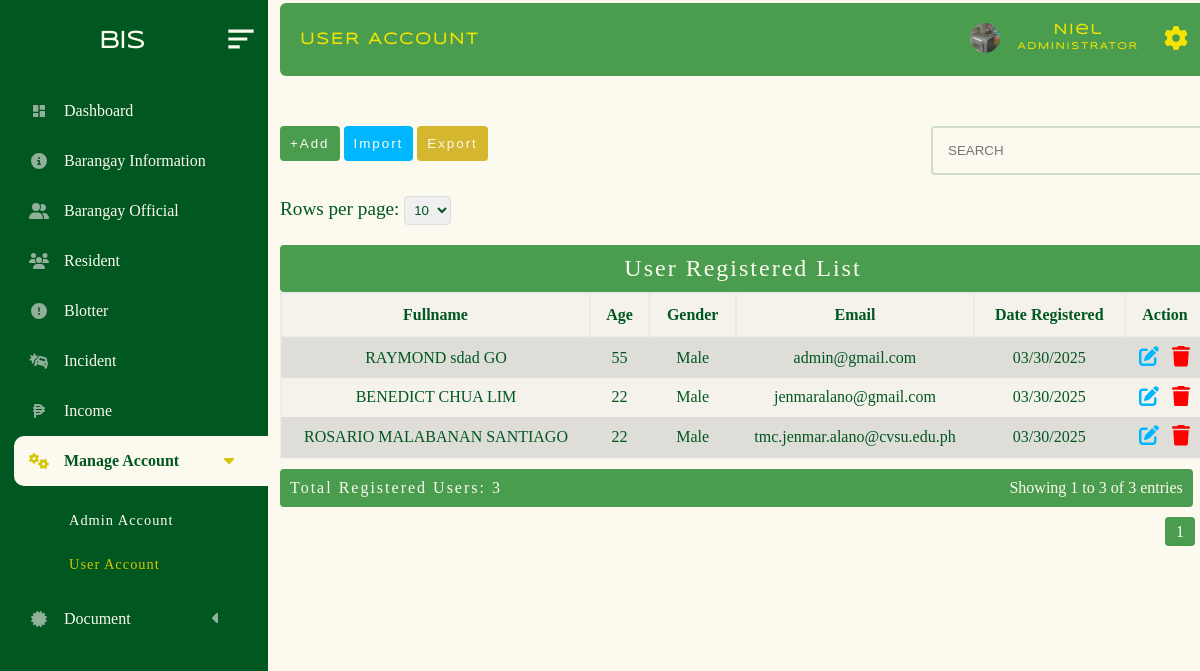
Page /administrator/admin_panel/user_registered.php (signed in) on the earlier database version.
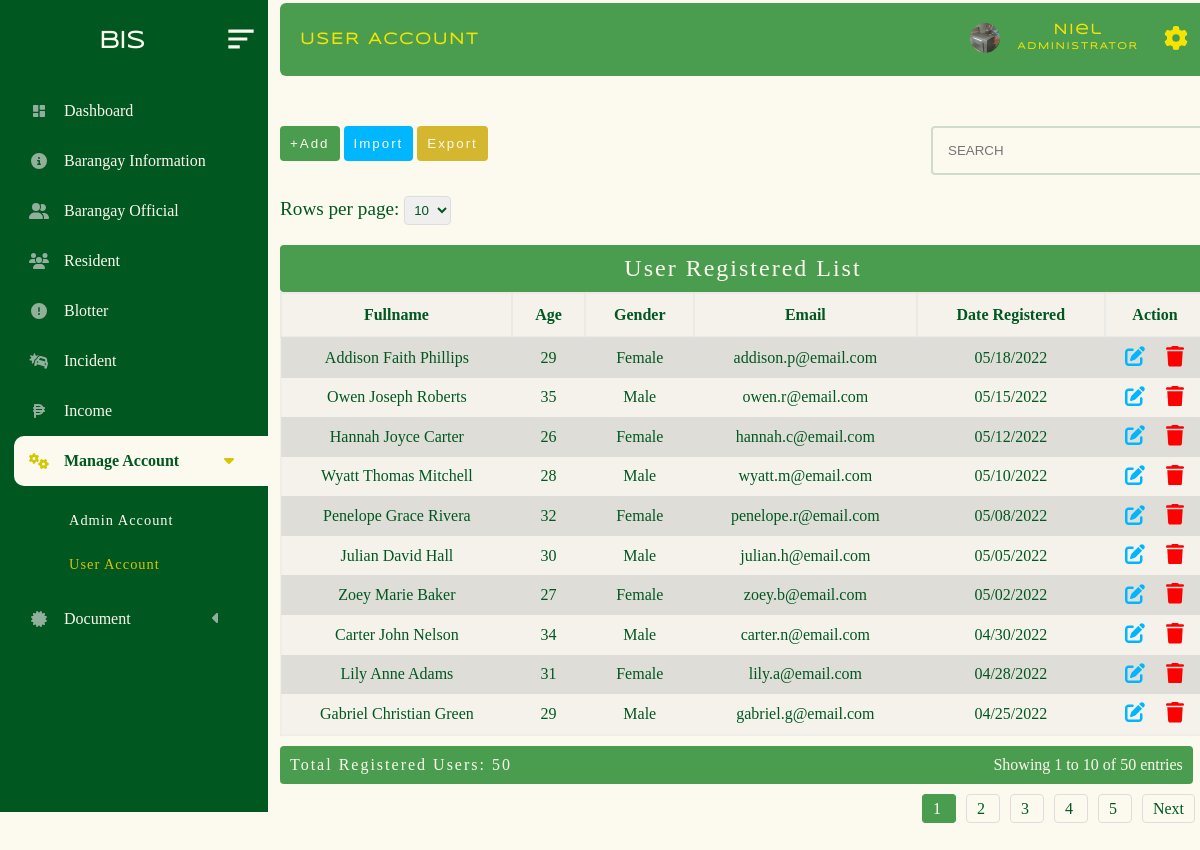
Same page on the later database version.
### tables this page shows
CREATE TABLE `user_account` (
  `firstname` varchar(200) NOT NULL,
  `middlename` varchar(200) NOT NULL,
  `lastname` varchar(200) NOT NULL,
  `email` varchar(200) NOT NULL,
  `password` varchar(200) NOT NULL,
  `gender` varchar(200) NOT NULL,
  `age` int(11) NOT NULL,
  `birthday` date NOT NULL,
  `date_registered` date NOT NULL,
  `house_no` varchar(200) NOT NULL,
  `sitio_pook` varchar(200) NOT NULL,
  `contact_no` varchar(200) NOT NULL,
  `profile` varchar(200) NOT NULL,
  `user_id` int(11) NOT NULL
);

### administrator/admin_panel/user_register_folder/table.php (the view, shortened to what this page needs)
<!DOCTYPE html>
<html lang="en">
<head>
</head>
<body>
    <?php
    require("../../database/conn_db.php");
    $page = isset($_GET['page']) ? max(1, (int)$_GET['page']) : 1;
    $limit = isset($_GET['limit']) ? max(1, (int)$_GET['limit']) : 10;
    $offset = ($page - 1) * $limit;
    $countQuery = "SELECT COUNT(*) AS total FROM user_account";
    $countResult = $conn->query($countQuery);
    $totalRows = $countResult->fetch_assoc()['total'];
    $totalPages = max(1, ceil($totalRows / $limit));
    $startRow = ($page - 1) * $limit + 1;
    $endRow = min($page * $limit, $totalRows);
    $sql = "SELECT * FROM user_account ORDER BY user_id DESC LIMIT $limit OFFSET $offset";
    $result = $conn->query($sql);
    ?>
    <?php if ($result->num_rows > 0): ?>
    <div class="limit-selector">
        <form method="GET" action="">
            <label for="limit">Rows per page:</label>
            <select name="limit" id="limit" onchange="this.form.submit()">
                <option value="10" <?php if ($limit == 10) echo 'selected'; ?>>10</option>
            </select>
        </form>
    </div>
    <table>
        <caption>User Registered List</caption>
        <tr>
            <th>Fullname</th>
            <th>Age</th>
            <th>Gender</th>
            <th>Email</th>
            <th>Date Registered</th>
            <th>Action</th>
        </tr>
        <?php
        while($row = $result->fetch_assoc()) {
            $firstname =$row["firstname"];
            $middlename =$row["middlename"];
            $lastname =$row["lastname"];
            $gender =$row["gender"];
            $age =$row["age"];
            $email =$row["email"];
            $date_registered=$row["date_registered"];
        ?>
        <tr class="table_hover">
            <td><?php echo $firstname . " " . $middlename . " " . $lastname; ?></td>
            <td><?php echo $age; ?></td>
            <td><?php echo $gender; ?></td>
            <td><?php echo $email; ?></td>
            <td><?php echo date('m/d/Y', strtotime($date_registered)); ?></td>
            <td>
                <div id="form_up_del_official">
                    <button id="update_official_btn" class="update_btn_register" data-id="<?php echo $row["user_id"]; ?>">
                    </button>
                    <button id="delete_official_btn" class="delete_btn_blotter_user" data-id="<?php echo $row["user_id"]; ?>">
                    </button>
                </div>
            </td>
        </tr>
        <?php } ?>
    </table>
    <div class="table-footer">
        <div class="total-count">Total Registered Users: <?php echo $totalRows; ?></div>
        <div class="pagination-info">
            Showing <?php echo $startRow; ?> to <?php echo $endRow; ?> of <?php echo $totalRows; ?> entries
        </div>
    </div>
    <div class="pagination">
        <?php for ($i = 1; $i <= $totalPages; $i++): ?>
            <a href="?page=<?php echo $i; ?>&limit=<?php echo $limit; ?>" class="<?php echo $i == $page ? 'active' : ''; ?>">
                <?php echo $i; ?>
            </a>
        <?php endfor; ?>
        <?php if ($page < $totalPages): ?>
            <a href="?page=<?php echo $page + 1; ?>&limit=<?php echo $limit; ?>">Next</a>
        <?php endif; ?>
    </div>
    <?php endif; ?>
            <?php include("user_register_folder/update_user.php"); ?>
</body>
</html>

Differences in the rows shown:
removed user_account: firstname "RAYMOND", middlename "sdad", lastname "GO", age "55", gender "Male", email "admin@gmail.com", date_registered "03/30/2025"
removed user_account: firstname "BENEDICT", middlename "CHUA", lastname "LIM", age "22", gender "Male", email "jenmaralano@gmail.com", date_registered "03/30/2025"
removed user_account: firstname "ROSARIO", middlename "MALABANAN", lastname "SANTIAGO", age "22", gender "Male", email "tmc.jenmar.alano@cvsu.edu.ph", date_registered "03/30/2025"
added user_account: firstname "Addison", middlename "Faith", lastname "Phillips", age "29", gender "Female", email "addison.p@email.com", date_registered "05/18/2022"
added user_account: firstname "Owen", middlename "Joseph", lastname "Roberts", age "35", gender "Male", email "owen.r@email.com", date_registered "05/15/2022"
added user_account: firstname "Hannah", middlename "Joyce", lastname "Carter", age "26", gender "Female", email "hannah.c@email.com", date_registered "05/12/2022"
added user_account: firstname "Wyatt", middlename "Thomas", lastname "Mitchell", age "28", gender "Male", email "wyatt.m@email.com", date_registered "05/10/2022"
added user_account: firstname "Penelope", middlename "Grace", lastname "Rivera", age "32", gender "Female", email "penelope.r@email.com", date_registered "05/08/2022"
added user_account: firstname "Julian", middlename "David", lastname "Hall", age "30", gender "Male", email "julian.h@email.com", date_registered "05/05/2022"
added user_account: firstname "Zoey", middlename "Marie", lastname "Baker", age "27", gender "Female", email "zoey.b@email.com", date_registered "05/02/2022"
added user_account: firstname "Carter", middlename "John", lastname "Nelson", age "34", gender "Male", email "carter.n@email.com", date_registered "04/30/2022"
added user_account: firstname "Lily", middlename "Anne", lastname "Adams", age "31", gender "Female", email "lily.a@email.com", date_registered "04/28/2022"
added user_account: firstname "Gabriel", middlename "Christian", lastname "Green", age "29", gender "Male", email "gabriel.g@email.com", date_registered "04/25/2022"
Other differences:
$totalRows: "3" → "50"
$endRow: "3" → "10"
new list line: "2"
new list line: "3"
new list line: "4"
new list line: "5"
text now shown: "Next"
